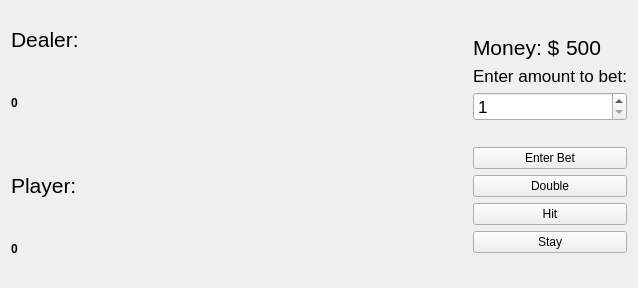
<?xml version="1.0" encoding="UTF-8"?>
<ui version="4.0">
 <class>Blackjack</class>
 <widget class="QWidget" name="Blackjack">
  <property name="geometry">
   <rect>
    <x>0</x>
    <y>0</y>
    <width>638</width>
    <height>288</height>
   </rect>
  </property>
  <property name="windowTitle">
   <string>Form</string>
  </property>
  <layout class="QHBoxLayout" name="horizontalLayout">
   <item>
    <layout class="QVBoxLayout" name="playingSide">
     <item>
      <layout class="QHBoxLayout" name="dealerSide">
       <item>
        <widget class="QLabel" name="dealerLabel">
         <property name="font">
          <font>
           <pointsize>16</pointsize>
          </font>
         </property>
         <property name="text">
          <string>Dealer:</string>
         </property>
        </widget>
       </item>
       <item>
        <widget class="QLabel" name="dCard_0">
         <property name="text">
          <string/>
         </property>
         <property name="pixmap">
          <pixmap>../cards/back.png</pixmap>
         </property>
        </widget>
       </item>
       <item>
        <widget class="QLabel" name="dCard_1">
         <property name="text">
          <string/>
         </property>
         <property name="pixmap">
          <pixmap>../cards/back.png</pixmap>
         </property>
        </widget>
       </item>
       <item>
        <widget class="QLabel" name="dCard_2">
         <property name="text">
          <string/>
         </property>
         <property name="pixmap">
          <pixmap>../cards/back.png</pixmap>
         </property>
        </widget>
       </item>
       <item>
        <widget class="QLabel" name="dCard_3">
         <property name="text">
          <string/>
         </property>
         <property name="pixmap">
          <pixmap>../cards/back.png</pixmap>
         </property>
        </widget>
       </item>
       <item>
        <widget class="QLabel" name="dCard_4">
         <property name="text">
          <string/>
         </property>
         <property name="pixmap">
          <pixmap>../cards/back.png</pixmap>
         </property>
        </widget>
       </item>
       <item>
        <widget class="QLabel" name="dCard_5">
         <property name="text">
          <string/>
         </property>
         <property name="pixmap">
          <pixmap>../cards/back.png</pixmap>
         </property>
        </widget>
       </item>
       <item>
        <widget class="QLabel" name="dCard_6">
         <property name="text">
          <string/>
         </property>
         <property name="pixmap">
          <pixmap>../cards/back.png</pixmap>
         </property>
        </widget>
       </item>
       <item>
        <widget class="QLabel" name="dCard_7">
         <property name="text">
          <string/>
         </property>
         <property name="pixmap">
          <pixmap>../cards/back.png</pixmap>
         </property>
        </widget>
       </item>
       <item>
        <widget class="QLabel" name="dCard_8">
         <property name="text">
          <string/>
         </property>
         <property name="pixmap">
          <pixmap>../cards/back.png</pixmap>
         </property>
        </widget>
       </item>
       <item>
        <widget class="QLabel" name="dCard_9">
         <property name="text">
          <string/>
         </property>
         <property name="pixmap">
          <pixmap>../cards/back.png</pixmap>
         </property>
        </widget>
       </item>
      </layout>
     </item>
     <item>
      <widget class="QLabel" name="labDealer">
       <property name="font">
        <font>
         <pointsize>9</pointsize>
         <weight>75</weight>
         <bold>true</bold>
        </font>
       </property>
       <property name="text">
        <string>0</string>
       </property>
      </widget>
     </item>
     <item>
      <spacer name="horizontalSpacer">
       <property name="orientation">
        <enum>Qt::Horizontal</enum>
       </property>
       <property name="sizeHint" stdset="0">
        <size>
         <width>40</width>
         <height>20</height>
        </size>
       </property>
      </spacer>
     </item>
     <item>
      <layout class="QHBoxLayout" name="playerSide">
       <item>
        <widget class="QLabel" name="playerLabel">
         <property name="font">
          <font>
           <pointsize>16</pointsize>
          </font>
         </property>
         <property name="text">
          <string>Player:</string>
         </property>
        </widget>
       </item>
       <item>
        <widget class="QLabel" name="pCard_0">
         <property name="text">
          <string/>
         </property>
         <property name="pixmap">
          <pixmap>../cards/back.png</pixmap>
         </property>
        </widget>
       </item>
       <item>
        <widget class="QLabel" name="pCard_1">
         <property name="text">
          <string/>
         </property>
         <property name="pixmap">
          <pixmap>../cards/back.png</pixmap>
         </property>
        </widget>
       </item>
       <item>
        <widget class="QLabel" name="pCard_2">
         <property name="text">
          <string/>
         </property>
         <property name="pixmap">
          <pixmap>../cards/back.png</pixmap>
         </property>
        </widget>
       </item>
       <item>
        <widget class="QLabel" name="pCard_3">
         <property name="text">
          <string/>
         </property>
         <property name="pixmap">
          <pixmap>../cards/back.png</pixmap>
         </property>
        </widget>
       </item>
       <item>
        <widget class="QLabel" name="pCard_4">
         <property name="text">
          <string/>
         </property>
         <property name="pixmap">
          <pixmap>../cards/back.png</pixmap>
         </property>
        </widget>
       </item>
       <item>
        <widget class="QLabel" name="pCard_5">
         <property name="text">
          <string/>
         </property>
         <property name="pixmap">
          <pixmap>../cards/back.png</pixmap>
         </property>
        </widget>
       </item>
       <item>
        <widget class="QLabel" name="pCard_6">
         <property name="text">
          <string/>
         </property>
         <property name="pixmap">
          <pixmap>../cards/back.png</pixmap>
         </property>
        </widget>
       </item>
       <item>
        <widget class="QLabel" name="pCard_7">
         <property name="text">
          <string/>
         </property>
         <property name="pixmap">
          <pixmap>../cards/back.png</pixmap>
         </property>
        </widget>
       </item>
       <item>
        <widget class="QLabel" name="pCard_8">
         <property name="text">
          <string/>
         </property>
         <property name="pixmap">
          <pixmap>../cards/back.png</pixmap>
         </property>
        </widget>
       </item>
       <item>
        <widget class="QLabel" name="pCard_9">
         <property name="text">
          <string/>
         </property>
         <property name="pixmap">
          <pixmap>../cards/back.png</pixmap>
         </property>
        </widget>
       </item>
      </layout>
     </item>
     <item>
      <widget class="QLabel" name="labPlayer">
       <property name="font">
        <font>
         <pointsize>9</pointsize>
         <weight>75</weight>
         <bold>true</bold>
        </font>
       </property>
       <property name="text">
        <string>0</string>
       </property>
      </widget>
     </item>
    </layout>
   </item>
   <item>
    <layout class="QVBoxLayout" name="bettingSide">
     <item>
      <spacer name="verticalSpacer">
       <property name="orientation">
        <enum>Qt::Vertical</enum>
       </property>
       <property name="sizeHint" stdset="0">
        <size>
         <width>20</width>
         <height>40</height>
        </size>
       </property>
      </spacer>
     </item>
     <item>
      <layout class="QHBoxLayout" name="moneyLayout">
       <item>
        <widget class="QLabel" name="moneyLabel_3">
         <property name="font">
          <font>
           <pointsize>16</pointsize>
          </font>
         </property>
         <property name="text">
          <string>Money: $</string>
         </property>
        </widget>
       </item>
       <item>
        <widget class="QLabel" name="labMoney">
         <property name="font">
          <font>
           <pointsize>16</pointsize>
          </font>
         </property>
         <property name="text">
          <string>500</string>
         </property>
        </widget>
       </item>
      </layout>
     </item>
     <item>
      <widget class="QLabel" name="betLabel">
       <property name="font">
        <font>
         <pointsize>13</pointsize>
        </font>
       </property>
       <property name="text">
        <string>Enter amount to bet:</string>
       </property>
      </widget>
     </item>
     <item>
      <widget class="QSpinBox" name="betSpinBox">
       <property name="font">
        <font>
         <pointsize>13</pointsize>
        </font>
       </property>
       <property name="minimum">
        <number>1</number>
       </property>
       <property name="maximum">
        <number>99999999</number>
       </property>
      </widget>
     </item>
     <item>
      <widget class="QLabel" name="labWarning">
       <property name="text">
        <string/>
       </property>
      </widget>
     </item>
     <item>
      <widget class="QPushButton" name="btnBet">
       <property name="text">
        <string>Enter Bet</string>
       </property>
      </widget>
     </item>
     <item>
      <widget class="QPushButton" name="btnDouble">
       <property name="text">
        <string>Double</string>
       </property>
      </widget>
     </item>
     <item>
      <widget class="QPushButton" name="btnHit">
       <property name="text">
        <string>Hit</string>
       </property>
      </widget>
     </item>
     <item>
      <widget class="QPushButton" name="btnStay">
       <property name="text">
        <string>Stay</string>
       </property>
      </widget>
     </item>
     <item>
      <spacer name="verticalSpacer_2">
       <property name="orientation">
        <enum>Qt::Vertical</enum>
       </property>
       <property name="sizeHint" stdset="0">
        <size>
         <width>20</width>
         <height>40</height>
        </size>
       </property>
      </spacer>
     </item>
    </layout>
   </item>
  </layout>
 </widget>
 <resources/>
 <connections/>
</ui>
